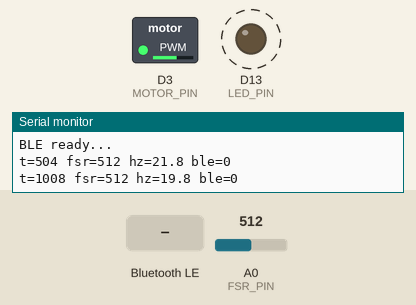
The sketch below on a simulated Arduino Nano 33 IoT. On the bench: switched loads named in the sketch (green lamp = pin HIGH), output pins drawn as LEDs (lit = HIGH), the last lines printed to the serial monitor. Dashed ring = blinking. The test bench sets the inputs (shaded band); at power-on: A0 (FSR_PIN) = 512. Nothing arrives over Bluetooth unless stated; a phone connects over Bluetooth LE 3 s after start.

Above: at 1.2 s.
1.3 s: Bluetooth LE write "SLEEP" received
At 3.8 s:
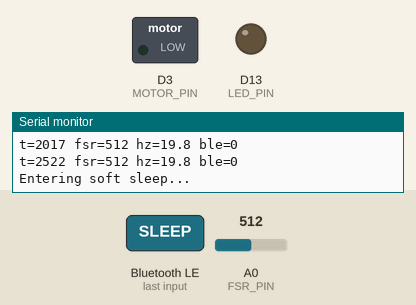
4.3 s: A0 (FSR_PIN) set to 891
5.8 s: A0 (FSR_PIN) set to 911
At 6.7 s:
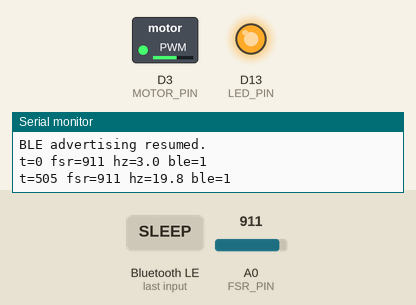
7.4 s: A0 (FSR_PIN) set to 512
8.9 s: A0 (FSR_PIN) set to 487
At 10.0 s:
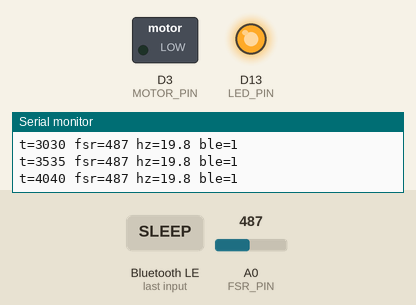
10.4 s: A0 (FSR_PIN) set to 510
At 11.1 s:
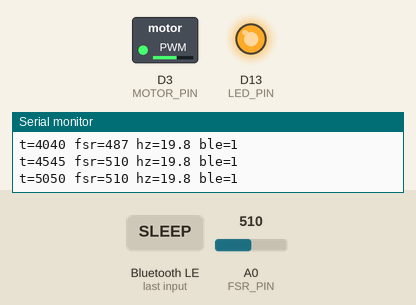
Timing chart, 0 to 12.9 s (numbered marks = the images above; inputs shaded):
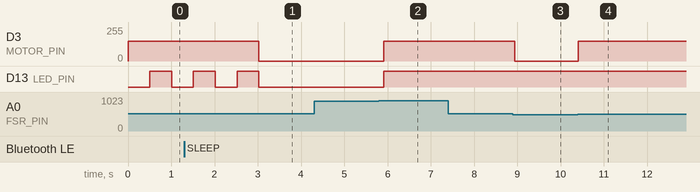

The sketch:

HapticBall.ino
```cpp
#include <ArduinoBLE.h>

#define FSR_PIN A0
#define MOTOR_PIN 3
#define LED_PIN LED_BUILTIN

BLEService fsrService("180C");
BLEStringCharacteristic fsrChar("2A56", BLENotify, 32);
BLEStringCharacteristic cmdChar("2A57", BLEWrite, 16);

int threshold = 500;
int wakeThreshold = 900;   // squeeze harder than this to wake
int motorIntensity = 150;
int sampleDelay = 50;

unsigned long timeOffset = 0;
bool sleeping = false;

// Serial logging throttling (keeps BLE timing stable while still showing "it's alive")
const unsigned long SERIAL_PRINT_INTERVAL_MS = 500;
unsigned long lastSerialPrintMs = 0;
unsigned long samplesSincePrint = 0;
int lastFsr = 0;
unsigned long lastT = 0;

void enterSoftSleep() {
  Serial.println("Entering soft sleep...");
  analogWrite(MOTOR_PIN, 0);
  digitalWrite(LED_PIN, LOW);
  BLE.stopAdvertise();
  BLE.disconnect();
  sleeping = true;
}

void wakeUp() {
  Serial.println("Waking up...");
  sleeping = false;
  timeOffset = millis();  // auto-sync time on wake too
  BLE.advertise();
  Serial.println("BLE advertising resumed.");
}

void sleepLoop() {
  // Minimal loop — just watch FSR, everything else is off
  while (sleeping) {
    int fsr = analogRead(FSR_PIN);
    if (fsr > wakeThreshold) {
      // Debounce — confirm it's a real squeeze not a spike
      delay(80);
      fsr = analogRead(FSR_PIN);
      if (fsr > wakeThreshold) {
        wakeUp();
        return;
      }
    }
    delay(100);  // poll at 10 Hz to save power while sleeping
  }
}

void setup() {
  pinMode(MOTOR_PIN, OUTPUT);
  pinMode(LED_PIN, OUTPUT);
  Serial.begin(115200);

  if (!BLE.begin()) {
    Serial.println("BLE failed!");
    while (1);
  }

  BLE.setLocalName("HapticBall");
  BLE.setAdvertisedService(fsrService);
  fsrService.addCharacteristic(fsrChar);
  fsrService.addCharacteristic(cmdChar);
  BLE.addService(fsrService);
  BLE.advertise();

  Serial.println("BLE ready...");
}

void loop() {
  if (sleeping) {
    sleepLoop();
    return;
  }

  BLE.poll();

  // ==== HANDLE COMMANDS ====
  if (cmdChar.written()) {
    String cmd = cmdChar.value();
    cmd.trim();

    if (cmd == "SYNC") {
      timeOffset = millis();
      Serial.println("Timestamp synced.");
    } else if (cmd == "SLEEP") {
      enterSoftSleep();
      return;
    }
  }

  int fsr = analogRead(FSR_PIN);
  unsigned long t = millis() - timeOffset;

  analogWrite(MOTOR_PIN, fsr > threshold ? motorIntensity : 0);

  if (BLE.connected()) {
    digitalWrite(LED_PIN, HIGH);
    fsrChar.writeValue(String(t) + "," + String(fsr));
  } else {
    digitalWrite(LED_PIN, (millis() / 500) % 2);
  }

  // Throttled serial heartbeat (prints latest sample + effective sample rate)
  lastFsr = fsr;
  lastT = t;
  samplesSincePrint++;
  unsigned long now = millis();
  if (now - lastSerialPrintMs >= SERIAL_PRINT_INTERVAL_MS) {
    float hz = (samplesSincePrint * 1000.0f) / (now - lastSerialPrintMs);
    Serial.print("t=");
    Serial.print(lastT);
    Serial.print(" fsr=");
    Serial.print(lastFsr);
    Serial.print(" hz=");
    Serial.print(hz, 1);
    Serial.print(" ble=");
    Serial.println(BLE.connected() ? "1" : "0");
    lastSerialPrintMs = now;
    samplesSincePrint = 0;
  }

  delay(sampleDelay);
}
```

Measured:
- the behaviour switches between 900 and 901 on A0 (FSR_PIN) (found by bisection; images 1 and 2)
- the behaviour switches between 501 and 500 on A0 (FSR_PIN) (found by bisection; images 2 and 3)
- after the input at 1.3 s, D3 (MOTOR_PIN): 150/255 → 0/255 after 1.7 s
- after the input at 4.3 s, every drawn part: stays the same
- after the input at 5.8 s, D3 (MOTOR_PIN): 0/255 → 150/255 after 0.11 s; D13 (LED_PIN): LOW → HIGH after 0.11 s
- after the input at 8.9 s, D3 (MOTOR_PIN): 150/255 → 0/255 at once
- after the input at 10.4 s, D3 (MOTOR_PIN): 0/255 → 150/255 at once
- by itself, D13 (LED_PIN): alternates HIGH for 0.50 s and LOW for 0.50 s, 4 changes in all, then stays LOW
